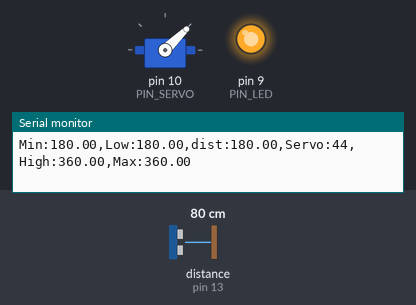
This sketch was run on a simulated Arduino Uno, built with avr-gcc and run on an emulated ATmega328P. Shown: servo, output pins drawn as LEDs (lit = HIGH), the last lines printed to the serial monitor. Wiring (inferred from the names in the program): ultrasonic range finder: trigger pin 12; echo pin 13. Inputs (shaded band) come from the test bench; at power-on: distance to the obstacle (sensor on pin 13) 80 cm. The echo pulse lasts 58.3 µs per cm; pins used as bus, display or sensor lines are not drawn.

Above: at 1.2 s.
1.3 s: distance to the obstacle (sensor on pin 13) set to 18 cm
At 2.3 s:
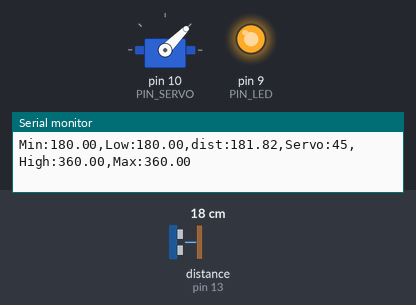
2.8 s: distance to the obstacle (sensor on pin 13) set to 35 cm
At 3.3 s:
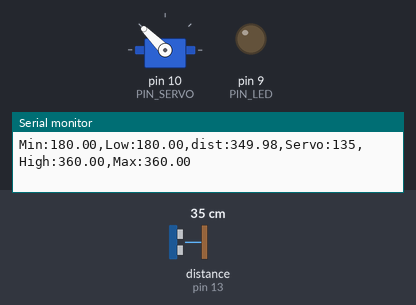
4.3 s: distance to the obstacle (sensor on pin 13) set to 2 cm
At 5.6 s:
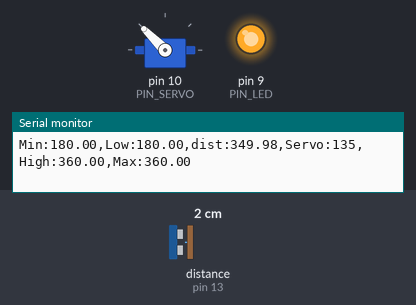
Timing chart, 0 to 7.3 s (numbered marks = the images above; inputs shaded):
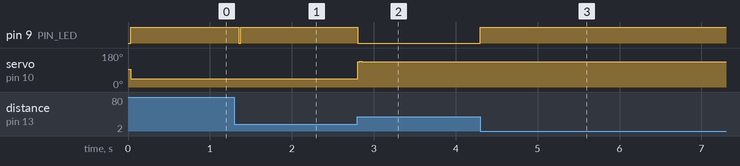

Measured:
- after the input at 1.3 s, pin 9 (PIN_LED): HIGH → LOW after 0.05 s, → HIGH 0.02 s later; servo on pin 10 (PIN_SERVO): 44° → 45° after 0.05 s
- after the input at 2.8 s, pin 9 (PIN_LED): HIGH → LOW at once; servo on pin 10 (PIN_SERVO): 45° → 135° at once
- after the input at 4.3 s, pin 9 (PIN_LED): LOW → HIGH at once

The sketch:

example_11.ino
```cpp
#include <Servo.h>

// Arduino pin assignment
#define PIN_LED   9   // LED active-low
#define PIN_TRIG  12  // sonar sensor TRIGGER
#define PIN_ECHO  13  // sonar sensor ECHO
#define PIN_SERVO 10  // servo motor

// configurable parameters for sonar
#define SND_VEL 346.0     // sound velocity at 24 celsius degree (unit: m/sec)
#define INTERVAL 25      // sampling interval (unit: msec)
#define PULSE_DURATION 10 // ultra-sound Pulse Duration (unit: usec)
#define _DIST_MIN 180.0   // minimum distance to be measured (unit: mm)
#define _DIST_MAX 360.0   // maximum distance to be measured (unit: mm)

#define TIMEOUT ((INTERVAL / 2) * 1000.0) // maximum echo waiting time (unit: usec)
#define SCALE (0.001 * 0.5 * SND_VEL) // coefficient to convert duration to distance

#define _EMA_ALPHA 0.5    // EMA weight of new sample (range: 0 to 1)
                          // Setting EMA to 1 effectively disables EMA filter.

// Target Distance
#define _TARGET_LOW  180.0  // 18 cm
#define _TARGET_HIGH 360.0  // 36 cm

// duty duration for myservo.writeMicroseconds()
// NEEDS TUNING (servo by servo)

#define _DUTY_MIN 1000 // servo full clockwise position (0 degree)
#define _DUTY_NEU 1500 // servo neutral position (90 degree)
#define _DUTY_MAX 2000 // servo full counterclockwise position (180 degree)

// global variables
float  dist_ema, dist_prev = _DIST_MAX; // unit: mm
unsigned long last_sampling_time;       // unit: ms

Servo myservo;

void setup() {
  // initialize GPIO pins
  pinMode(PIN_LED, OUTPUT);
  pinMode(PIN_TRIG, OUTPUT);    // sonar TRIGGER
  pinMode(PIN_ECHO, INPUT);     // sonar ECHO
  digitalWrite(PIN_TRIG, LOW);  // turn-off Sonar

  myservo.attach(PIN_SERVO);
  myservo.writeMicroseconds(_DUTY_NEU);

  // initialize USS related variables
  dist_prev = _DIST_MIN; // raw distance output from USS (unit: mm)

  // initialize serial port
  Serial.begin(57600);
}

void loop() {
  float  dist_raw;

  // wait until next sampling time.
  if (millis() < (last_sampling_time + INTERVAL))
    return;

  dist_raw = USS_measure(PIN_TRIG, PIN_ECHO); // read distance

  if ((dist_raw == 0.0) || (dist_raw > _DIST_MAX)) {
    dist_raw = dist_prev;           // Cut higher than maximum
    digitalWrite(PIN_LED, 1);       // LED OFF
  } else if (dist_raw < _DIST_MIN) {
    dist_raw = dist_prev;           // cut lower than minimum
    digitalWrite(PIN_LED, 1);       // LED OFF
  } else {    // In desired Range
    dist_prev = dist_raw;
    digitalWrite(PIN_LED, 0);       // LED ON
  }


  dist_ema = _EMA_ALPHA * dist_raw + (1 - _EMA_ALPHA) * dist_prev;

  int angle;
  if (dist_ema <= _TARGET_LOW) {
    angle = 0;
  } else if (dist_ema >= _TARGET_HIGH) {
    angle = 180;
  } else {
    angle = map(dist_ema, _TARGET_LOW, _TARGET_HIGH, 0, 180);
  }

  int duty_cycle = map(angle, 0, 180, _DUTY_MIN, _DUTY_MAX);
  myservo.writeMicroseconds(duty_cycle);

  // output the distance to the serial port
  Serial.print("Min:");    Serial.print(_DIST_MIN);
  Serial.print(",Low:");   Serial.print(_TARGET_LOW);
  Serial.print(",dist:");  Serial.print(dist_raw);
  Serial.print(",Servo:"); Serial.print(myservo.read());
  Serial.print(",High:");  Serial.print(_TARGET_HIGH);
  Serial.print(",Max:");   Serial.print(_DIST_MAX);
  Serial.println("");

  // update last sampling time
  last_sampling_time += INTERVAL;
}

// get a distance reading from USS. return value is in millimeter.
float USS_measure(int TRIG, int ECHO)
{
  digitalWrite(TRIG, HIGH);
  delayMicroseconds(PULSE_DURATION);
  digitalWrite(TRIG, LOW);

  return pulseIn(ECHO, HIGH, TIMEOUT) * SCALE; // unit: mm
}
```
